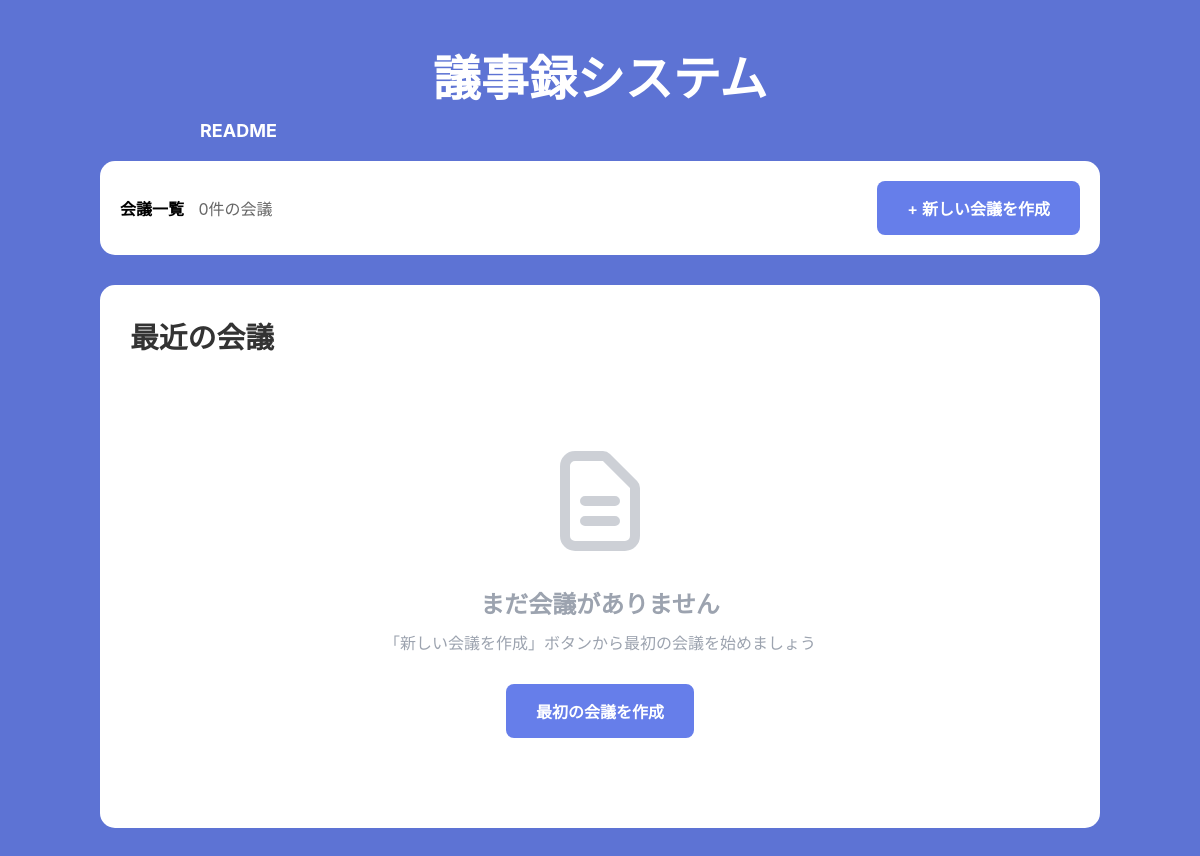
/, run on an earlier commit of the app's database.
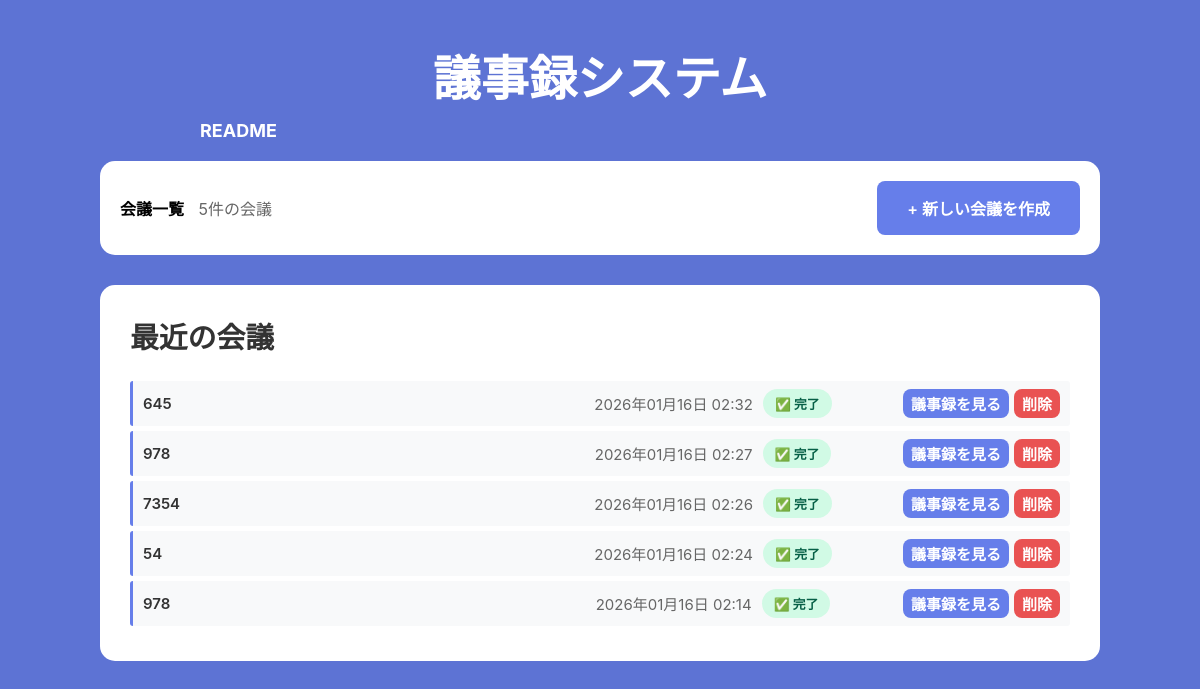
And on a later commit of the database.
### minutes/models.py (models this page shows, shortened)
class Meeting(models.Model):
    title = models.CharField(max_length=200)
    created_at = models.DateTimeField(auto_now_add=True)
    created_by = models.ForeignKey(User, on_delete=models.CASCADE, null=True, blank=True)
    duration_seconds = models.IntegerField(default=0)
    status = models.CharField(
        max_length=20,
        choices=[
            ('recording', '録音中'),
            ('processing', '処理中'),
            ('completed', '完了'),
        ],
        default='recording'
    )
    class Meta:
        ordering = ['-created_at']

### minutes/views.py (the view)
# urls.py: path('', views.index, name='index'),
def index(request):
    meetings = Meeting.objects.all()
    return render(request, 'minutes/index.html', {'meetings': meetings})

### templates/minutes/index.html (shortened to what this page needs)
<!DOCTYPE html>
<html lang="ja">
<head>
</head>
<body>
    <div class="container">
        <div class="header">
            <h1>議事録システム</h1>
            <a class="readme" href="/readme/" style="color: white; text-decoration: none; font-size: 18px; font-weight: bold; align-self: flex-start; margin-left: 10%;">README</a>
        </div>
        <div class="action-bar">
            <div>
                <strong>会議一覧</strong>
                <span style="color: #666; margin-left: 10px;">{{ meetings|length }}件の会議</span>
            </div>
            <a href="/create/" class="btn btn-primary">+ 新しい会議を作成</a>
        </div>
        <div class="meetings-list">
            <h2>最近の会議</h2>
            {% if meetings %}
                {% for meeting in meetings %}
                <div class="meeting-card">
                    <div class="meeting-title">{{ meeting.title }}</div>
                    <div class="meeting-meta">
                        <span>
                            {{ meeting.created_at|date:"Y年m月d日 H:i" }}
                        </span>
                        <span>
                            {% if meeting.status == 'recording' %}
                                <span class="status-badge status-recording">🔴 録音中</span>
                            {% elif meeting.status == 'processing' %}
                                <span class="status-badge status-processing">⚙️ 処理中</span>
                            {% elif meeting.status == 'completed' %}
                                <span class="status-badge status-completed">✅ 完了</span>
                            {% endif %}
                        </span>
                    </div>
                    <div class="meeting-actions">
                        {% if meeting.status == 'recording' %}
                            <a href="/meeting/{{ meeting.id }}/" class="btn btn-primary btn-small">録音を再開</a>
                        {% else %}
                            <a href="/meeting/{{ meeting.id }}/detail/" class="btn btn-primary btn-small">議事録を見る</a>
                        {% endif %}
                        <button class="btn btn-danger btn-small" onclick="deleteMeeting({{ meeting.id }})">削除</button>
                    </div>
                </div>
                {% endfor %}
            {% else %}
                <div class="empty-state">
                    <svg xmlns="http://www.w3.org/2000/svg" fill="none" viewBox="0 0 24 24" stroke="currentColor">
                        <path stroke-linecap="round" stroke-linejoin="round" stroke-width="2" d="M9 12h6m-6 4h6m2 5H7a2 2 0 01-2-2V5a2 2 0 012-2h5.586a1 1 0 01.707.293l5.414 5.414a1 1 0 01.293.707V19a2 2 0 01-2 2z" />
                    </svg>
                    <h3>まだ会議がありません</h3>
                    <p>「新しい会議を作成」ボタンから最初の会議を始めましょう</p>
                    <a href="/create/" class="btn btn-primary">最初の会議を作成</a>
                </div>
            {% endif %}
        </div>
    </div>
</body>
</html>

### templates/minutes/index.html (style rules this page uses)
* { margin: 0; padding: 0; box-sizing: border-box; }
body { font-family: -apple-system, BlinkMacSystemFont, 'Segoe UI', sans-serif; background: rgb(93, 115, 212); min-height: 100vh; padding: 40px 20px; }
.container { max-width: 1000px; margin: 0 auto; }
.header { text-align: center; color: white; margin-bottom: 20px; display: flex; flex-direction: column; justify-content: center; align-items: center; }
.header h1 { font-size: 3em; margin-bottom: 10px; }
.action-bar { background: white; padding: 20px; border-radius: 15px; margin-bottom: 30px; display: flex; justify-content: space-between; align-items: center; }
.btn { padding: 15px 30px; border: none; border-radius: 8px; font-size: 16px; font-weight: 600; cursor: pointer; text-decoration: none; display: inline-block; transition: all 0.3s; }
.btn-primary { background: rgb(102, 126, 234); color: white; }
.meetings-list { background: white; padding: 30px; border-radius: 15px; }
.meetings-list h2 { margin-bottom: 25px; color: #333; font-size: 1.8em; }
.meeting-card { background: #f8f9fa; padding: 8px 10px; border-radius: 3px; margin-bottom: 5px; border-left: 3px solid #667eea; transition: all 0.3s; display: flex; align-items: center; justify-content: space-between; font-size: 15px; }
.meeting-title { font-size: 1em; font-weight: 600; color: #333; margin: 0; flex: 1; }
.meeting-meta { display: flex; gap: 10px; color: #666; font-size: 1em; margin: 0; flex: 1; justify-content: center; }
.meeting-meta span { display: flex; align-items: center; gap: 5px; }
.status-badge { display: inline-block; padding: 5px 12px; border-radius: 20px; font-size: 0.85em; font-weight: 600; }
.status-completed { background: #d1fae5; color: #065f46; }
.meeting-actions { display: flex; gap: 5px; margin: 0; flex-shrink: 0; }
.btn-small { padding: 4px 8px; font-size: 15px; }
.btn-danger { background: #e95252; color: white; }

What changed in the data, as far as the page shows it:
added Meeting: title "645", created_at "2026年01月16日 02:32", status "✅ 完了"
added Meeting: title "978", created_at "2026年01月16日 02:27", status "✅ 完了"
added Meeting: title "7354", created_at "2026年01月16日 02:26", status "✅ 完了"
added Meeting: title "54", created_at "2026年01月16日 02:24", status "✅ 完了"
added Meeting: title "978", created_at "2026年01月16日 02:14", status "✅ 完了"
Also different on the page:
{{ meetings|length }}: "0" → "5"
text no longer shown: "まだ会議がありません 「新しい会議を作成」ボタンから最初の会議を始めましょう 最初の会議を作成"
